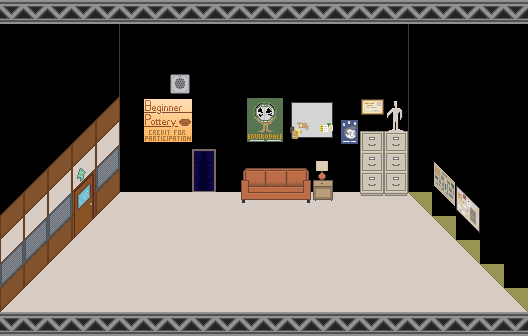

The image is a tile-based game level rendered from a .tmx file. Its description and source (layers, tilesets, objects; grid data summarised) follow:
An orthogonal 22x14 tile map with 24x24 px tiles, 3 tile layers (Tile Layer 1, Tile Layer 2, Tile Layer 3) and 10 objects (3x sprite, 2x door, hiddendoortrigger).

<map height="14" orientation="orthogonal" tileheight="24" tilewidth="24" version="1.0" width="22">
 <properties><property name="blended tiles" value="2,11,12,13,14,15,16,17,18,19,20,21,22,23,24,25,26,27,28,29,30,32,33,34,35,36,37,38,39,40,41,42,43,44,45,46,47,48,49,50,51,52,53,54,55,56,57,58,59,60,62,63,64,65,66,67,68,69,70,71,72,73,74,75,78,79,80,81,82,83,84,85,86,87,88,89,90,92,93,94,95,96,98,99,100,101,102,103,104,105,108,109,110,111,112,113,114,115,116,117,118,119,120,121,122,123,124,125,126,128,129,130,131,132,133,134,135,138,139,140,141,142,143,144,145,146,147,148,149,150,151,152,153,154,155,156,158,159,160,161,162,163,164,165,168,169,170,171,172,173,174,175,176,177,178,179,180,181,182,183,190,191,192,193,194,195,196,197,198,199,200,201,202,203,204,205,206,207,208,209,210,211,212,213,218,221,222,223,224,225,226,227,228,229,230,231,232,233,234,235,236,237,238,239,240,241,242,243,244,245,246,247,248,249,252,253,254,255,256,257,258,259,260,261,262,263,264,265,266,267,268,269,270,271,272,273,274,275,276,277,278,279,282,283,284,285,286,287,288,289,290,291,292,293,294,295,296,297,298,299,300,301,302,303,304,305,306,307,308,309,310,311,312,313,314,317,318,319,320,321,322,323,324,325,326,327,328,329,330,331,332,333,334,335,336,337,338,339,340,341,342,343,344,345,346,347,348,349,350,351,352,353,354,355,356,357,358,359,360,361,362,366,367,368,369,370,371,372,373,374,375,376,377,378,379,380,381,382,383,384,386,387,388,389,390,391,392,396,397,398,399,400,401,403,404,405,406,407,408,409,410,411,412,413,414,415,416,417,418,419,420,421,422,426,427,428,429,430,431,433,434,435,436,437,438,439,440,441,443,444,445,446,447,448,449,450,451,452,456,457,458,459,460,461,463,464,465,466,467,468,469,470,471,473,474,475,476,477,478,479,480,481,482,486,487,488,489,490,491,492,493,494,495,500,501,503,504,505,506,507,508,509,510,511,512,513,514,515,516,517,518,519,520,521,522,523,524,525,526,527,528,529,530,531,532,533,534,535,536,537,538,539,540,1,2,3,4,5,6,7,8,9,10,11,12,13,14,15,16,17,18,19,20,21,22,23,24,25,26,27,28,29,30,31,32,33,34,35,36,37,38,41,45,46,47,48,50,51,52,53,54,55,56,57,58,59,60,61,62,63,64,65,66,67,68,69,70,71,72,73,74,75,76,77,78,79,80,81,82,83,84,8,9,10,11,12,13,14,15,20,21,22,23,24,32,33,34,35,36,37,38,39,40,41,42,43,44,45,46,47,48,55,56,57,58,59,60,61,62,63,64,65,66,67,68,69,70,71,72,73,74,75,76,77,78,79,80,81,82,83,84,87,88,89,90,91,92,93,94,95,96,97,98,99,100,101,102,103,104,105,108,110,111,112,113,114,115,116,117,118,119,120,121,122,123,124,125,126,127,128,129,130,131,132,135,136,137,138,139,140,141,142,143,144,145,147,148,149,150,151,152,153,154,155,156,158,159,160,161,162,163,164,165,166,167,168,169,170,171,172,173,174,175,176,177,178,179,180,181,182,183,184,185,186,187,188,189,190,191,192,193,194,195,196,197,198,199,200,203,204,205,208,209,210,211,212,213,214,217,218,219,220,222,223,224,227,228,229,232,233,234,235,236,237,238,241,242,243,244,245,246,247,248,249,250,251,252,253,254,255,256,257,258,259,260,261,262,263,264,265,266,267,268,269,270,271,272,273,274,275,276,277,278,279,280,281,282,283,284,285,286,287,288,289,290,291,292,293,294,295,296,297,298,299,304,305,306,307,308,309,310,311,312,313,314,315,316,317,318,319,320,321,322,323,324,328,329,330,331,332,333,334,335,336,337,338,339,340,341,342,343,344,345,346,347,348,349,350,351,352,353,354,357,358,360,361,362,363,364,365,366,367,368,371,372,373,374,375,376,377,378,381,382,384,385,386,387,388,389,390,391,392,393,394,395,396,397,398,399,400,401,402,403,404,405,406,408,409,410,411,412,413,414,415,416,417,418,419,420,421,422,423,424,425,429,430,432,433,434,435,436,437,438,439,440,441,444,445,449,453,454,455,456,457,458,459,460,461,462,463,464,465,468,469,472,473,474,475,476,477,478,479,480,2,3,4,6,7,8,9,10,11,12,13,14,15,16,17,18,19,20,21,22,23,26,27,28,29,30,31,32,33,34,35,36,37,38,39,40,41,42,43,44,45,46,47,48,49,50,51,52,53,54,55,56,57,58,59,60,61,62,63,64,65,66,67,69,70,72,73,74,77,78,82,83,84,85,86,103,104,105,1,2,3,4,5,6,7,8,9,13,15,16,19,20,21,22,26,27,28,29,30,31,32,33,34,35,39,40,41,42,43,44,45,46,47,48,52,53,54,55,56,57,58,59,60,61,62,63,64,65,66,67,68,69,70,71,72,73,74,75,76,77,78,79,80,81,82,83,84,85,86,87,88,89,90,91,92,93,94,95,96,97,98,99,100,101,102,103,104,105,106,107,108,109,110,111,112,113,114,115,116,117,118,119,120,121,122,123,124,125,126,127,128,129,130,131,133,134,135,136,137,138,139,140,141,142,143,144,146,147,148,149,150,151,152,153,154,155,156,157,158,159,160,161,162,163,164,165,166,167,168,169,1,3,5,7,8,9,10,11,13,17,18,19,21,22,23,25,26,27,28,29,30,31,33,35,36,37,39,41,42,45,46,47,48,51,52,54,55,56,58,59,60,61,63,64,66,67,68,69,70,71,73,74,75,79,80,81,82,83,84,85,87,89,90,91,94,95,96,97,98,100,101,102,103,104,105,106,107,108,109,111,112,113,114,115,116,117,118,119,120,9,10,11,15,16,21,22,32,33,36,37,38,48,49,56,59,62,67,68,69,70,78,79,80,81,82,83,84,85,86,87,88,89,90,91,92,93,94,95,96,97,98,99,100,101,102,103,104,105,106,107,108,109,110,111,112,113,114,115,116,117,118,119,120,121,2,4,5,7,8,9,10,11,12,13,14,16,18,19,20,21,22,24,25,26,27,28,29,30,31,32,33,35,37,38,39,40,41,42,43,44,45,46,47,48,49,50,51,52,53,54,55,56,57,58,60,61,62,63,64,65,66,67,68,69,71,72,74,75,76,77,78,79,80,81,82,83,84,86,87,88,89,90,91,92,93,94,95,96,97,98,99,100,102,103,104,105,106,107,108,109,110,111,112,113,114,115,116,117,118,119,120,121" />
  <property name="blue" value="83" />
  <property name="green" value="148" />
  <property name="jumping" value="false" />
  <property name="red" value="152" />
  <property name="soundtrack" value="greendale-alt" />
  <property name="title" value="Dean Inner Office" />
 </properties>
 <tileset firstgid="1" name="deans-office" tileheight="24" tilewidth="24">
  <image height="264" source="../images/tilesets/deans-office.png" width="264" />
 </tileset>
 <layer height="14" name="Tile Layer 1" width="22">
  <data>[308 cells, 154 non-empty, 11 distinct tile ids]</data>
 </layer>
 <layer height="14" name="Tile Layer 2" width="22">
  <data>[308 cells, 71 non-empty, 30 distinct tile ids]</data>
 </layer>
 <layer height="14" name="Tile Layer 3" width="22">
  <data>[308 cells, 11 non-empty, 11 distinct tile ids]</data>
 </layer>
 <objectgroup height="14" name="floorspace" width="22">
  <object x="96" y="216">
   <properties>
    <property name="height" value="16" />
   </properties>
   <polygon points="0,0 18,0 24,-8 8,-8" />
  </object>
  <object x="0" y="312">
   <properties>
    <property name="primary" value="true" />
   </properties>
   <polygon points="0,0 120,-120 145,-116 240,-116 240,-111 336,-111 361,-111 361,-113 361,-117 410,-117 528,0" />
  </object>
  <object x="480" y="264">
   <properties>
    <property name="height" value="18" />
   </properties>
   <polygon points="0,0 -18,0 -48,-30 -30,-30" />
  </object>
  <object x="360" y="245">
   <properties>
    <property name="height" value="25" />
   </properties>
   <polygon points="0,0 29,26 57,26 29,0" />
  </object>
 </objectgroup>
 <objectgroup height="14" name="nodes" width="22">
  <object height="48" name="main" type="door" width="24" x="72" y="183">
   <properties>
    <property name="button" value="LEFT" />
    <property name="level" value="deans-office" />
    <property name="to" value="dean2" />
   </properties>
  </object>
  <object height="48" name="filecabinet" type="door" width="24" x="192" y="144">
   <properties>
    <property name="hideable" value="true" />
    <property name="level" value="deans-closet" />
    <property name="offset_hidden_x" value="-15" />
    <property name="offset_hidden_y" value="-12" />
    <property name="offset_shown_x" value="-51" />
    <property name="offset_shown_y" value="-12" />
    <property name="sprite" value="dean_closet" />
    <property name="sprite_height" value="65" />
    <property name="sprite_width" value="48" />
    <property name="to" value="main" />
   </properties>
  </object>
  </objectgroup>
</map>
<!-- 4 of 10 objects omitted -->
